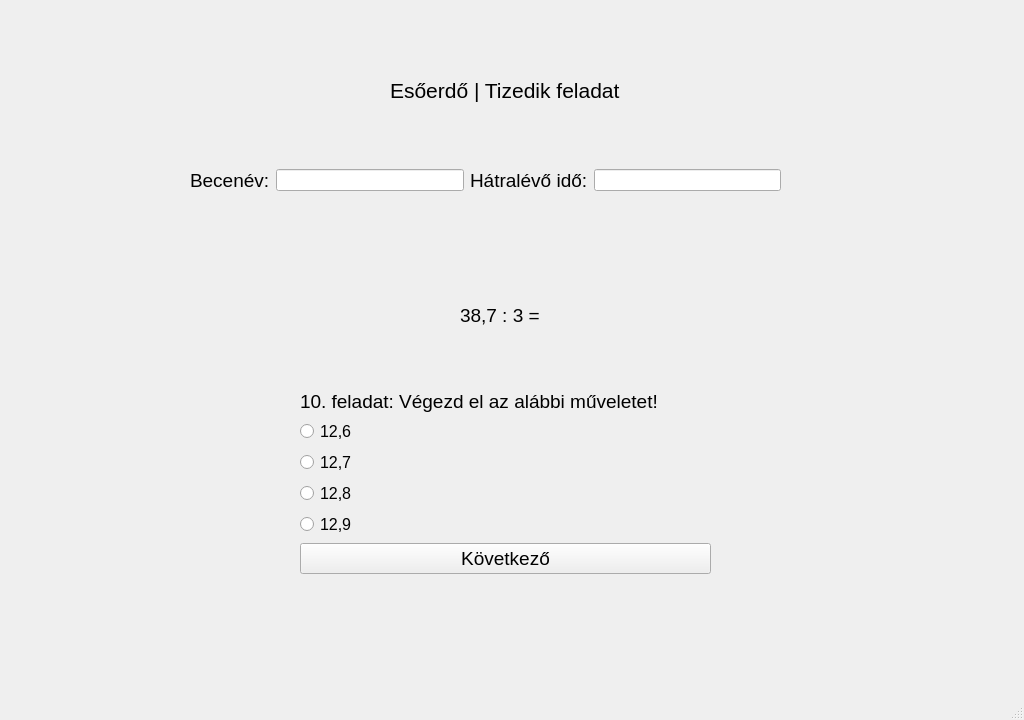
<?xml version="1.0" encoding="UTF-8"?>
<ui version="4.0">
 <class>ques1</class>
 <widget class="QMainWindow" name="ques1">
  <property name="geometry">
   <rect>
    <x>0</x>
    <y>0</y>
    <width>1024</width>
    <height>720</height>
   </rect>
  </property>
  <property name="windowTitle">
   <string>Játékos matematikai gyakorlóprogram</string>
  </property>
  <widget class="QWidget" name="centralwidget">
   <widget class="QLabel" name="label">
    <property name="geometry">
     <rect>
      <x>0</x>
      <y>-10</y>
      <width>1024</width>
      <height>720</height>
     </rect>
    </property>
    <property name="text">
     <string/>
    </property>
    <property name="pixmap">
     <pixmap>../szakdoga hátterek/Game_Background_38.jpg</pixmap>
    </property>
    <property name="scaledContents">
     <bool>true</bool>
    </property>
   </widget>
   <widget class="QLabel" name="label_4">
    <property name="geometry">
     <rect>
      <x>390</x>
      <y>70</y>
      <width>261</width>
      <height>41</height>
     </rect>
    </property>
    <property name="sizePolicy">
     <sizepolicy hsizetype="Expanding" vsizetype="Preferred">
      <horstretch>0</horstretch>
      <verstretch>0</verstretch>
     </sizepolicy>
    </property>
    <property name="font">
     <font>
      <pointsize>16</pointsize>
     </font>
    </property>
    <property name="cursor">
     <cursorShape>ArrowCursor</cursorShape>
    </property>
    <property name="text">
     <string>Esőerdő | Tizedik feladat</string>
    </property>
   </widget>
   <widget class="QWidget" name="horizontalLayoutWidget">
    <property name="geometry">
     <rect>
      <x>190</x>
      <y>140</y>
      <width>591</width>
      <height>81</height>
     </rect>
    </property>
    <layout class="QHBoxLayout" name="horizontalLayout">
     <item>
      <widget class="QLabel" name="label_2">
       <property name="font">
        <font>
         <pointsize>14</pointsize>
        </font>
       </property>
       <property name="text">
        <string>Becenév:</string>
       </property>
      </widget>
     </item>
     <item>
      <widget class="QLineEdit" name="T1">
       <property name="sizePolicy">
        <sizepolicy hsizetype="Expanding" vsizetype="Fixed">
         <horstretch>0</horstretch>
         <verstretch>0</verstretch>
        </sizepolicy>
       </property>
      </widget>
     </item>
     <item>
      <widget class="QLabel" name="label_3">
       <property name="font">
        <font>
         <pointsize>14</pointsize>
        </font>
       </property>
       <property name="text">
        <string>Hátralévő idő:</string>
       </property>
      </widget>
     </item>
     <item>
      <widget class="QLineEdit" name="T2">
       <property name="sizePolicy">
        <sizepolicy hsizetype="Expanding" vsizetype="Fixed">
         <horstretch>0</horstretch>
         <verstretch>0</verstretch>
        </sizepolicy>
       </property>
      </widget>
     </item>
    </layout>
   </widget>
   <widget class="QWidget" name="formLayoutWidget">
    <property name="geometry">
     <rect>
      <x>300</x>
      <y>390</y>
      <width>411</width>
      <height>251</height>
     </rect>
    </property>
    <layout class="QFormLayout" name="formLayout">
     <property name="labelAlignment">
      <set>Qt::AlignLeading|Qt::AlignLeft|Qt::AlignTop</set>
     </property>
     <item row="1" column="0">
      <widget class="QLabel" name="label_5">
       <property name="font">
        <font>
         <pointsize>14</pointsize>
        </font>
       </property>
       <property name="text">
        <string>10. feladat: Végezd el az alábbi műveletet!</string>
       </property>
      </widget>
     </item>
     <item row="2" column="0">
      <widget class="QRadioButton" name="R1">
       <property name="font">
        <font>
         <pointsize>12</pointsize>
        </font>
       </property>
       <property name="text">
        <string>12,6</string>
       </property>
      </widget>
     </item>
     <item row="3" column="0">
      <widget class="QRadioButton" name="R2">
       <property name="font">
        <font>
         <pointsize>12</pointsize>
        </font>
       </property>
       <property name="text">
        <string>12,7</string>
       </property>
      </widget>
     </item>
     <item row="4" column="0">
      <widget class="QRadioButton" name="R3">
       <property name="font">
        <font>
         <pointsize>12</pointsize>
        </font>
       </property>
       <property name="text">
        <string>12,8</string>
       </property>
      </widget>
     </item>
     <item row="6" column="0" colspan="2">
      <widget class="QPushButton" name="B1">
       <property name="font">
        <font>
         <pointsize>14</pointsize>
        </font>
       </property>
       <property name="text">
        <string>Következő</string>
       </property>
      </widget>
     </item>
     <item row="5" column="0">
      <widget class="QRadioButton" name="R4">
       <property name="font">
        <font>
         <pointsize>12</pointsize>
        </font>
       </property>
       <property name="text">
        <string>12,9</string>
       </property>
      </widget>
     </item>
    </layout>
   </widget>
   <widget class="QLabel" name="label_6">
    <property name="geometry">
     <rect>
      <x>460</x>
      <y>280</y>
      <width>91</width>
      <height>71</height>
     </rect>
    </property>
    <property name="text">
     <string>&lt;html&gt;&lt;head/&gt;&lt;body&gt;&lt;p&gt;&lt;span style=&quot; font-size:14pt;&quot;&gt;38,7 : 3 =&lt;/span&gt;&lt;/p&gt;&lt;/body&gt;&lt;/html&gt;</string>
    </property>
    <property name="scaledContents">
     <bool>true</bool>
    </property>
   </widget>
  </widget>
  <widget class="QMenuBar" name="menubar">
   <property name="geometry">
    <rect>
     <x>0</x>
     <y>0</y>
     <width>1024</width>
     <height>21</height>
    </rect>
   </property>
  </widget>
  <widget class="QStatusBar" name="statusbar"/>
 </widget>
 <resources/>
 <connections/>
</ui>
